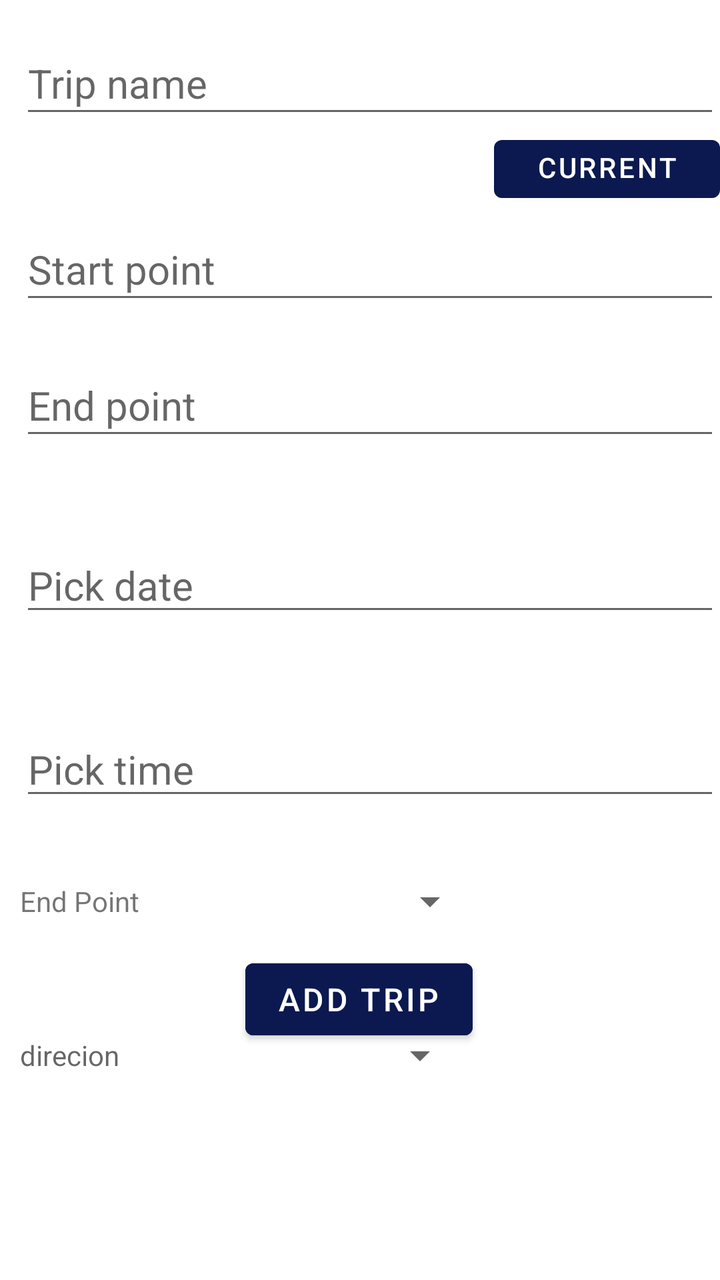
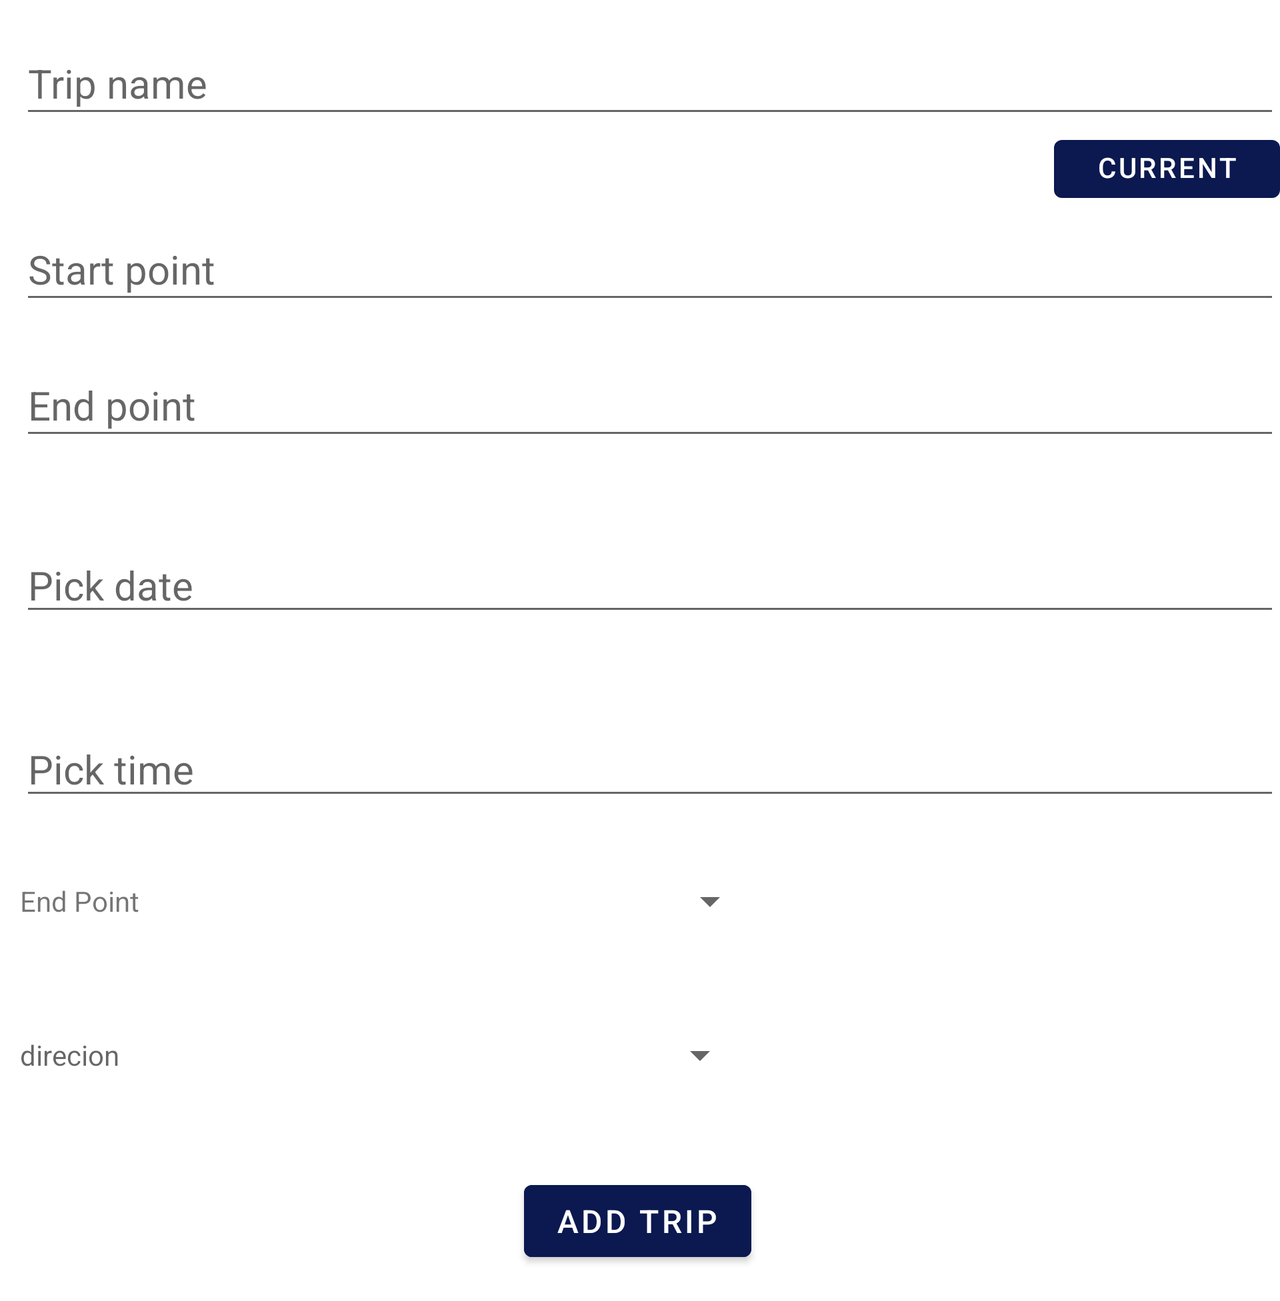

The same Android screen from two of the app's own layout files: first res/layout/ as a phone draws it, then the repository's variant for another configuration, drawn on a device whose configuration selects that folder. Both files follow.
<!-- AndroidManifest.xml: application theme Theme.Tripaway -->
<!-- res/layout/activity_new_trip.xml -->
<?xml version="1.0" encoding="utf-8"?>
<ScrollView
    android:layout_width="match_parent"
    android:layout_height="match_parent"
    xmlns:android="http://schemas.android.com/apk/res/android">

    <androidx.constraintlayout.widget.ConstraintLayout
        xmlns:app="http://schemas.android.com/apk/res-auto"
        xmlns:tools="http://schemas.android.com/tools"
        android:layout_width="match_parent"
        android:layout_height="match_parent"
        tools:context=".NewTripActivity">

        
        
        
        
        
        
        
        
        
        
        
        
        
        
        
        
        
        
        
        
        

        <EditText
            android:id="@+id/edtTitleNew"
            android:layout_width="match_parent"
            android:layout_height="wrap_content"
            android:layout_marginTop="16dp"
            android:ems="10"
            android:hint="Trip name"
            android:inputType="textPersonName"
            android:minHeight="48dp"
            android:text="@string/edtTitleNew"
            android:textSize="20sp"
            android:layout_marginStart="10dp"
            app:layout_constraintEnd_toEndOf="parent"
            app:layout_constraintHorizontal_bias="0.0"
            app:layout_constraintStart_toStartOf="parent"
            app:layout_constraintTop_toTopOf="parent" />

        <EditText
            android:id="@+id/edtStartPoint"
            android:layout_width="match_parent"
            android:layout_height="wrap_content"
            android:layout_marginTop="4dp"
            android:editable="false"
            android:ems="10"
            android:hint="Start point"
            android:layout_marginStart="10dp"
            android:inputType="textPersonName"
            android:minHeight="48dp"
            android:text="@string/edtStartPointNew"
            android:textSize="20sp"
            app:layout_constraintStart_toStartOf="parent"
            app:layout_constraintTop_toBottomOf="@+id/btnCurrentLocation" />

        <EditText
            android:id="@+id/edtEndPoint"
            android:layout_width="match_parent"
            android:layout_height="wrap_content"
            android:layout_marginTop="20dp"
            android:ems="10"
            android:hint="End point"
            android:layout_marginStart="10dp"
            android:inputType="textPersonName"
            android:minHeight="48dp"
            android:text="@string/edtEndPointNew"
            android:textSize="20sp"
            app:layout_constraintStart_toStartOf="parent"
            app:layout_constraintTop_toBottomOf="@+id/edtStartPoint" />

        <Button
            android:id="@+id/btnCurrentLocation"
            android:layout_width="113dp"
            android:layout_height="41dp"
            android:text="@string/btnCurrentLocation"
            app:backgroundTint="@color/dark_blue"
            app:layout_constraintEnd_toEndOf="parent"
            app:layout_constraintTop_toBottomOf="@+id/edtTitleNew" />

        
        
        
        
        
        
        

        
        
        
        
        
        
        
        

        <EditText
            android:id="@+id/datePicker"
            android:layout_width="match_parent"
            android:layout_height="wrap_content"
            android:layout_marginTop="44dp"
            android:ems="10"
            android:gravity="center_vertical"
            android:hint="Pick date"
            android:inputType="textPersonName"
            android:text="@string/datePicker"
            android:textSize="20sp"
            android:layout_marginStart="10dp"
            app:layout_constraintStart_toStartOf="parent"
            app:layout_constraintTop_toBottomOf="@+id/edtEndPoint" />

        <EditText
            android:id="@+id/timePicker"
            android:layout_width="match_parent"
            android:layout_height="wrap_content"
            android:layout_marginTop="48dp"
            android:ems="10"
            android:gravity="center_vertical"
            android:hint="Pick time"
            android:inputType="textPersonName"
            android:text="@string/timePicker"
            android:textSize="20sp"
            android:layout_marginStart="10dp"
            app:layout_constraintStart_toStartOf="parent"
            app:layout_constraintTop_toBottomOf="@+id/datePicker" />

        <Button
            android:id="@+id/btnAddTrip"
            android:layout_width="wrap_content"
            android:layout_height="wrap_content"
            android:layout_marginBottom="16dp"
            android:backgroundTint="@color/dark_blue"
            android:text="@string/btnAddTrip"
            android:textSize="16sp"
            app:layout_constraintBottom_toBottomOf="parent"
            app:layout_constraintEnd_toEndOf="parent"
            app:layout_constraintHorizontal_bias="0.498"
            app:layout_constraintStart_toStartOf="parent" />

        <Spinner
            android:id="@+id/repeaterSpinner"
            android:layout_width="wrap_content"
            android:layout_height="wrap_content"
            app:layout_constraintBottom_toBottomOf="@+id/txtRepeaterSpinner"
            app:layout_constraintEnd_toEndOf="parent"
            app:layout_constraintStart_toEndOf="@+id/txtRepeaterSpinner"
            app:layout_constraintTop_toTopOf="@+id/txtRepeaterSpinner" />

        <Spinner
            android:id="@+id/directionSpinner"
            android:layout_width="wrap_content"
            android:layout_height="wrap_content"
            app:layout_constraintBottom_toBottomOf="@+id/txtDirectionSpinner"
            app:layout_constraintEnd_toEndOf="parent"
            app:layout_constraintStart_toEndOf="@+id/txtDirectionSpinner"
            app:layout_constraintTop_toTopOf="@+id/txtDirectionSpinner" />

        <TextView
            android:id="@+id/txtRepeaterSpinner"
            android:layout_width="wrap_content"
            android:layout_height="wrap_content"
            android:layout_marginTop="36dp"
            android:hint="repeat"
            android:text="@string/txtEndPoint"
            android:layout_marginStart="10dp"
            app:layout_constraintStart_toStartOf="parent"
            app:layout_constraintTop_toBottomOf="@+id/timePicker" />

        <TextView
            android:id="@+id/txtDirectionSpinner"
            android:layout_width="wrap_content"
            android:layout_height="wrap_content"
            android:layout_marginTop="58dp"
            android:hint="direcion"
            android:text="@string/txtDirectionSpinner"
            android:layout_marginStart="10dp"
            app:layout_constraintStart_toStartOf="parent"
            app:layout_constraintTop_toBottomOf="@+id/txtRepeaterSpinner" />

    </androidx.constraintlayout.widget.ConstraintLayout>
</ScrollView>
<!-- resources referenced by this layout -->
<resources>
  <color name="dark_blue">#0B1950</color>
  <string name="btnAddTrip">Add Trip</string>
  <string name="btnCurrentLocation">Current location</string>
  <string name="datePicker" />
  <string name="edtEndPointNew" />
  <string name="edtStartPointNew" />
  <string name="edtTitleNew" />
  <string name="timePicker" />
  <string name="txtDirectionSpinner" />
  <string name="txtEndPoint">End Point</string>
  <style name="Theme.Tripaway" parent="Theme.MaterialComponents.DayNight.DarkActionBar">
          
          <item name="colorPrimary">@color/purple_500</item>
          <item name="colorPrimaryVariant">@color/purple_700</item>
          <item name="colorOnPrimary">@color/white</item>
          
          <item name="colorSecondary">@color/teal_200</item>
          <item name="colorSecondaryVariant">@color/teal_700</item>
          <item name="colorOnSecondary">@color/black</item>
          
          <item name="android:statusBarColor" tools:targetApi="l">?attr/colorPrimaryVariant</item>
          
      </style>
  <color name="purple_500">#FF6200EE</color>
  <color name="purple_700">#FF3700B3</color>
  <color name="white">#FFFFFFFF</color>
  <color name="teal_200">#FF03DAC5</color>
  <color name="teal_700">#FF018786</color>
  <color name="black">#FF000000</color>
</resources>
<!-- res/layout-land/activity_new_trip.xml (the repository's variant of the layout above) -->
<!-- drawn on the phone turned sideways -->
<?xml version="1.0" encoding="utf-8"?>
<ScrollView xmlns:app="http://schemas.android.com/apk/res-auto"
    xmlns:tools="http://schemas.android.com/tools"
    android:layout_width="match_parent"
    android:layout_height="match_parent"
    xmlns:android="http://schemas.android.com/apk/res/android">

    <androidx.constraintlayout.widget.ConstraintLayout
        android:layout_width="match_parent"
        android:layout_height="match_parent"
        tools:context=".NewTripActivity">

        
        
        
        
        
        
        
        
        
        
        
        
        
        
        
        
        
        
        
        
        

        <EditText
            android:id="@+id/edtTitleNew"
            android:layout_width="match_parent"
            android:layout_height="wrap_content"
            android:layout_marginTop="16dp"
            android:ems="10"
            android:hint="Trip name"
            android:inputType="textPersonName"
            android:minHeight="48dp"
            android:text="@string/edtTitleNew"
            android:textSize="20sp"
            android:layout_marginStart="10dp"
            app:layout_constraintEnd_toEndOf="parent"
            app:layout_constraintHorizontal_bias="0.0"
            app:layout_constraintStart_toStartOf="parent"
            app:layout_constraintTop_toTopOf="parent" />

        <EditText
            android:id="@+id/edtStartPoint"
            android:layout_width="match_parent"
            android:layout_height="wrap_content"
            android:layout_marginTop="4dp"
            android:editable="false"
            android:ems="10"
            android:hint="Start point"
            android:layout_marginStart="10dp"
            android:inputType="textPersonName"
            android:minHeight="48dp"
            android:text="@string/edtStartPointNew"
            android:textSize="20sp"
            app:layout_constraintStart_toStartOf="parent"
            app:layout_constraintTop_toBottomOf="@+id/btnCurrentLocation" />

        <EditText
            android:id="@+id/edtEndPoint"
            android:layout_width="match_parent"
            android:layout_height="wrap_content"
            android:layout_marginTop="20dp"
            android:ems="10"
            android:hint="End point"
            android:layout_marginStart="10dp"
            android:inputType="textPersonName"
            android:minHeight="48dp"
            android:text="@string/edtEndPointNew"
            android:textSize="20sp"
            app:layout_constraintStart_toStartOf="parent"
            app:layout_constraintTop_toBottomOf="@+id/edtStartPoint" />

        <Button
            android:id="@+id/btnCurrentLocation"
            android:layout_width="113dp"
            android:layout_height="41dp"
            android:text="@string/btnCurrentLocation"
            app:backgroundTint="@color/dark_blue"
            app:layout_constraintEnd_toEndOf="parent"
            app:layout_constraintTop_toBottomOf="@+id/edtTitleNew" />

        
        
        
        
        
        
        

        
        
        
        
        
        
        
        

        <EditText
            android:id="@+id/datePicker"
            android:layout_width="match_parent"
            android:layout_height="wrap_content"
            android:layout_marginTop="44dp"
            android:ems="10"
            android:gravity="center_vertical"
            android:hint="Pick date"
            android:inputType="textPersonName"
            android:text="@string/datePicker"
            android:textSize="20sp"
            android:layout_marginStart="10dp"
            app:layout_constraintStart_toStartOf="parent"
            app:layout_constraintTop_toBottomOf="@+id/edtEndPoint" />

        <EditText
            android:id="@+id/timePicker"
            android:layout_width="match_parent"
            android:layout_height="wrap_content"
            android:layout_marginTop="48dp"
            android:ems="10"
            android:gravity="center_vertical"
            android:hint="Pick time"
            android:inputType="textPersonName"
            android:text="@string/timePicker"
            android:textSize="20sp"
            android:layout_marginStart="10dp"
            app:layout_constraintStart_toStartOf="parent"
            app:layout_constraintTop_toBottomOf="@+id/datePicker" />

        <Button
            android:id="@+id/btnAddTrip"
            android:layout_width="wrap_content"
            android:layout_height="wrap_content"
            android:layout_marginTop="47dp"
            android:layout_marginBottom="16dp"
            android:backgroundTint="@color/dark_blue"
            android:text="@string/btnAddTrip"
            android:textSize="16sp"
            app:layout_constraintBottom_toBottomOf="parent"
            app:layout_constraintEnd_toEndOf="parent"
            app:layout_constraintHorizontal_bias="0.498"
            app:layout_constraintStart_toStartOf="parent"
            app:layout_constraintTop_toBottomOf="@+id/directionSpinner" />

        <Spinner
            android:id="@+id/repeaterSpinner"
            android:layout_width="wrap_content"
            android:layout_height="wrap_content"
            app:layout_constraintBottom_toBottomOf="@+id/txtRepeaterSpinner"
            app:layout_constraintEnd_toEndOf="parent"
            app:layout_constraintStart_toEndOf="@+id/txtRepeaterSpinner"
            app:layout_constraintTop_toTopOf="@+id/txtRepeaterSpinner" />

        <Spinner
            android:id="@+id/directionSpinner"
            android:layout_width="wrap_content"
            android:layout_height="wrap_content"
            app:layout_constraintBottom_toBottomOf="@+id/txtDirectionSpinner"
            app:layout_constraintEnd_toEndOf="parent"
            app:layout_constraintStart_toEndOf="@+id/txtDirectionSpinner"
            app:layout_constraintTop_toTopOf="@+id/txtDirectionSpinner" />

        <TextView
            android:id="@+id/txtRepeaterSpinner"
            android:layout_width="wrap_content"
            android:layout_height="wrap_content"
            android:layout_marginTop="36dp"
            android:hint="repeat"
            android:text="@string/txtEndPoint"
            android:layout_marginStart="10dp"
            app:layout_constraintStart_toStartOf="parent"
            app:layout_constraintTop_toBottomOf="@+id/timePicker" />

        <TextView
            android:id="@+id/txtDirectionSpinner"
            android:layout_width="wrap_content"
            android:layout_height="wrap_content"
            android:layout_marginTop="58dp"
            android:hint="direcion"
            android:text="@string/txtDirectionSpinner"
            android:layout_marginStart="10dp"
            app:layout_constraintStart_toStartOf="parent"
            app:layout_constraintTop_toBottomOf="@+id/txtRepeaterSpinner" />

    </androidx.constraintlayout.widget.ConstraintLayout>
</ScrollView>
